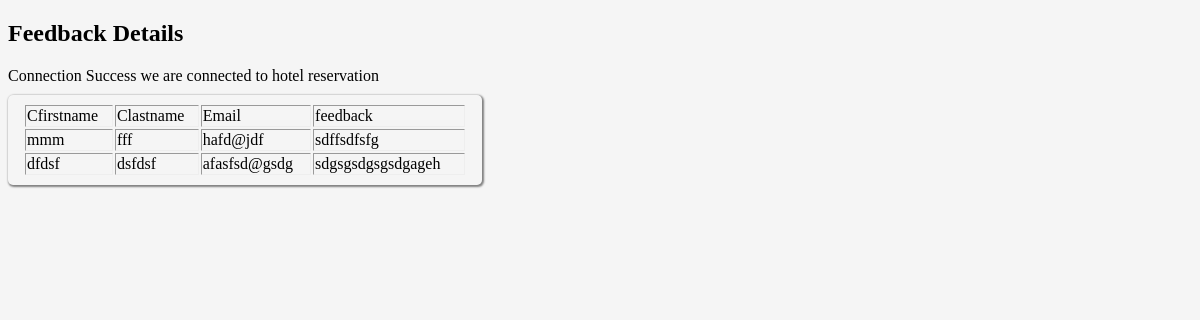
The page /phppart/ShowFeedback.php on the database its author committed.
### tables this page shows
CREATE TABLE `feedback` (
  `Cfirstname` varchar(20) NOT NULL,
  `Clastname` varchar(20) NOT NULL,
  `email` varchar(20) NOT NULL,
  `feedback` text NOT NULL
);

### phppart/ShowFeedback.php (the view, shortened to what this page needs)
<!DOCTYPE html>
<html>
<head>
</head>
<body>
<h2>Feedback Details</h2>
<table border="8">
  <tr>
    <td>Cfirstname</td>
    <td>Clastname</td>
    <td>Email</td>
    <td>feedback</td>
  </tr>
<?php
include "conc.php";
$dbRecords = mysqli_query($con , "SELECT * FROM feedback");
while($data = mysqli_fetch_array($dbRecords))
{
?>
  <tr>
    <td><?php echo $data['Cfirstname']; ?></td>
    <td><?php echo $data['Clastname']; ?></td>
    <td><?php echo $data['email']; ?></td>
    <td><?php echo $data['feedback']; ?></td>
  </tr>
<?php
}
?>
</table>
</body>
</html>

### phppart/ShowFeedback.php (style rules this page uses)
body { background-color: whitesmoke; }
table { width: 40%; height: 5%; border: 1px; border-radius: 05px; padding: 8px 15px 8px 15px; margin: 10px 0px 15px 0px; box-shadow: 1px 1px 2px 1px grey; }

### rows shown on the page
feedback: Cfirstname "mmm", Clastname "fff", email "hafd@jdf", feedback "sdffsdfsfg"
feedback: Cfirstname "dfdsf", Clastname "dsfdsf", email "afasfsd@gsdg", feedback "sdgsgsdgsgsdgageh"
